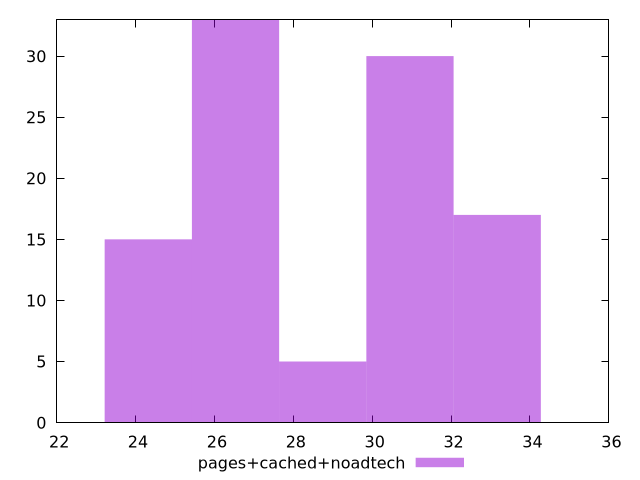

Write gnuplot code to recreate this figure.
$_pagesCachedNoadtech <<EOF
26.535048484293554 33
30.957556565009146 30
28.746302524651348 5
24.323794443935757 15
33.16881060536694 17
EOF
set key outside below
set terminal pngcairo
set output "report_00005_2020-11-02T22-26-11.212Z/max-potential-fid/pages+cached+noadtech//raw_hist.png"
set yrange [0:33]
set boxwidth 2.211254040357796
set style fill transparent solid 0.5 noborder
plot $_pagesCachedNoadtech title "pages+cached+noadtech" with boxes ,
